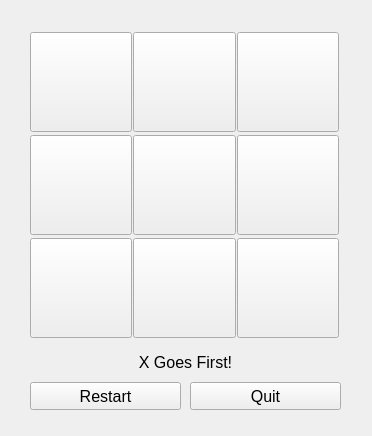
<?xml version="1.0" encoding="UTF-8"?>
<ui version="4.0">
 <class>Form</class>
 <widget class="QWidget" name="Form">
  <property name="geometry">
   <rect>
    <x>0</x>
    <y>0</y>
    <width>372</width>
    <height>436</height>
   </rect>
  </property>
  <property name="sizePolicy">
   <sizepolicy hsizetype="Preferred" vsizetype="Preferred">
    <horstretch>0</horstretch>
    <verstretch>0</verstretch>
   </sizepolicy>
  </property>
  <property name="minimumSize">
   <size>
    <width>0</width>
    <height>0</height>
   </size>
  </property>
  <property name="windowTitle">
   <string>Form</string>
  </property>
  <widget class="QWidget" name="gridLayoutWidget">
   <property name="geometry">
    <rect>
     <x>30</x>
     <y>30</y>
     <width>311</width>
     <height>311</height>
    </rect>
   </property>
   <layout class="QGridLayout" name="gridLayout">
    <property name="spacing">
     <number>1</number>
    </property>
    <item row="2" column="4">
     <widget class="QPushButton" name="pushButton_3">
      <property name="sizePolicy">
       <sizepolicy hsizetype="Minimum" vsizetype="Fixed">
        <horstretch>0</horstretch>
        <verstretch>0</verstretch>
       </sizepolicy>
      </property>
      <property name="minimumSize">
       <size>
        <width>102</width>
        <height>100</height>
       </size>
      </property>
      <property name="maximumSize">
       <size>
        <width>102</width>
        <height>100</height>
       </size>
      </property>
      <property name="font">
       <font>
        <pointsize>48</pointsize>
       </font>
      </property>
      <property name="text">
       <string/>
      </property>
     </widget>
    </item>
    <item row="3" column="2">
     <widget class="QPushButton" name="pushButton_4">
      <property name="sizePolicy">
       <sizepolicy hsizetype="Minimum" vsizetype="Fixed">
        <horstretch>0</horstretch>
        <verstretch>0</verstretch>
       </sizepolicy>
      </property>
      <property name="minimumSize">
       <size>
        <width>102</width>
        <height>100</height>
       </size>
      </property>
      <property name="maximumSize">
       <size>
        <width>102</width>
        <height>100</height>
       </size>
      </property>
      <property name="font">
       <font>
        <pointsize>48</pointsize>
       </font>
      </property>
      <property name="text">
       <string/>
      </property>
     </widget>
    </item>
    <item row="4" column="3">
     <widget class="QPushButton" name="pushButton_8">
      <property name="sizePolicy">
       <sizepolicy hsizetype="Minimum" vsizetype="Fixed">
        <horstretch>0</horstretch>
        <verstretch>0</verstretch>
       </sizepolicy>
      </property>
      <property name="minimumSize">
       <size>
        <width>103</width>
        <height>100</height>
       </size>
      </property>
      <property name="maximumSize">
       <size>
        <width>103</width>
        <height>100</height>
       </size>
      </property>
      <property name="font">
       <font>
        <pointsize>48</pointsize>
       </font>
      </property>
      <property name="text">
       <string/>
      </property>
     </widget>
    </item>
    <item row="4" column="2">
     <widget class="QPushButton" name="pushButton_7">
      <property name="sizePolicy">
       <sizepolicy hsizetype="Minimum" vsizetype="Fixed">
        <horstretch>0</horstretch>
        <verstretch>0</verstretch>
       </sizepolicy>
      </property>
      <property name="minimumSize">
       <size>
        <width>102</width>
        <height>100</height>
       </size>
      </property>
      <property name="maximumSize">
       <size>
        <width>102</width>
        <height>100</height>
       </size>
      </property>
      <property name="font">
       <font>
        <pointsize>48</pointsize>
       </font>
      </property>
      <property name="text">
       <string/>
      </property>
     </widget>
    </item>
    <item row="2" column="3">
     <widget class="QPushButton" name="pushButton_2">
      <property name="sizePolicy">
       <sizepolicy hsizetype="Minimum" vsizetype="Fixed">
        <horstretch>0</horstretch>
        <verstretch>0</verstretch>
       </sizepolicy>
      </property>
      <property name="minimumSize">
       <size>
        <width>103</width>
        <height>100</height>
       </size>
      </property>
      <property name="maximumSize">
       <size>
        <width>103</width>
        <height>100</height>
       </size>
      </property>
      <property name="font">
       <font>
        <pointsize>48</pointsize>
       </font>
      </property>
      <property name="text">
       <string/>
      </property>
     </widget>
    </item>
    <item row="3" column="3">
     <widget class="QPushButton" name="pushButton_5">
      <property name="sizePolicy">
       <sizepolicy hsizetype="Minimum" vsizetype="Fixed">
        <horstretch>0</horstretch>
        <verstretch>0</verstretch>
       </sizepolicy>
      </property>
      <property name="minimumSize">
       <size>
        <width>103</width>
        <height>100</height>
       </size>
      </property>
      <property name="maximumSize">
       <size>
        <width>103</width>
        <height>100</height>
       </size>
      </property>
      <property name="font">
       <font>
        <pointsize>48</pointsize>
       </font>
      </property>
      <property name="text">
       <string/>
      </property>
     </widget>
    </item>
    <item row="2" column="2">
     <widget class="QPushButton" name="pushButton">
      <property name="sizePolicy">
       <sizepolicy hsizetype="Minimum" vsizetype="Fixed">
        <horstretch>0</horstretch>
        <verstretch>0</verstretch>
       </sizepolicy>
      </property>
      <property name="minimumSize">
       <size>
        <width>102</width>
        <height>100</height>
       </size>
      </property>
      <property name="maximumSize">
       <size>
        <width>102</width>
        <height>100</height>
       </size>
      </property>
      <property name="font">
       <font>
        <pointsize>48</pointsize>
       </font>
      </property>
      <property name="text">
       <string/>
      </property>
     </widget>
    </item>
    <item row="3" column="4">
     <widget class="QPushButton" name="pushButton_6">
      <property name="sizePolicy">
       <sizepolicy hsizetype="Minimum" vsizetype="Fixed">
        <horstretch>0</horstretch>
        <verstretch>0</verstretch>
       </sizepolicy>
      </property>
      <property name="minimumSize">
       <size>
        <width>102</width>
        <height>100</height>
       </size>
      </property>
      <property name="maximumSize">
       <size>
        <width>102</width>
        <height>100</height>
       </size>
      </property>
      <property name="font">
       <font>
        <pointsize>48</pointsize>
       </font>
      </property>
      <property name="text">
       <string/>
      </property>
     </widget>
    </item>
    <item row="4" column="4">
     <widget class="QPushButton" name="pushButton_9">
      <property name="sizePolicy">
       <sizepolicy hsizetype="Minimum" vsizetype="Fixed">
        <horstretch>0</horstretch>
        <verstretch>0</verstretch>
       </sizepolicy>
      </property>
      <property name="minimumSize">
       <size>
        <width>102</width>
        <height>100</height>
       </size>
      </property>
      <property name="maximumSize">
       <size>
        <width>102</width>
        <height>100</height>
       </size>
      </property>
      <property name="font">
       <font>
        <pointsize>48</pointsize>
       </font>
      </property>
      <property name="text">
       <string/>
      </property>
     </widget>
    </item>
   </layout>
  </widget>
  <widget class="QPushButton" name="restartButton">
   <property name="geometry">
    <rect>
     <x>30</x>
     <y>382</y>
     <width>151</width>
     <height>28</height>
    </rect>
   </property>
   <property name="font">
    <font>
     <pointsize>12</pointsize>
    </font>
   </property>
   <property name="text">
    <string>Restart</string>
   </property>
  </widget>
  <widget class="QPushButton" name="quitButton">
   <property name="geometry">
    <rect>
     <x>190</x>
     <y>382</y>
     <width>151</width>
     <height>28</height>
    </rect>
   </property>
   <property name="font">
    <font>
     <pointsize>12</pointsize>
    </font>
   </property>
   <property name="text">
    <string>Quit</string>
   </property>
  </widget>
  <widget class="QLabel" name="Status">
   <property name="geometry">
    <rect>
     <x>30</x>
     <y>354</y>
     <width>311</width>
     <height>16</height>
    </rect>
   </property>
   <property name="font">
    <font>
     <pointsize>12</pointsize>
    </font>
   </property>
   <property name="text">
    <string>X Goes First!</string>
   </property>
   <property name="alignment">
    <set>Qt::AlignmentFlag::AlignCenter</set>
   </property>
  </widget>
 </widget>
 <resources/>
 <connections/>
</ui>
